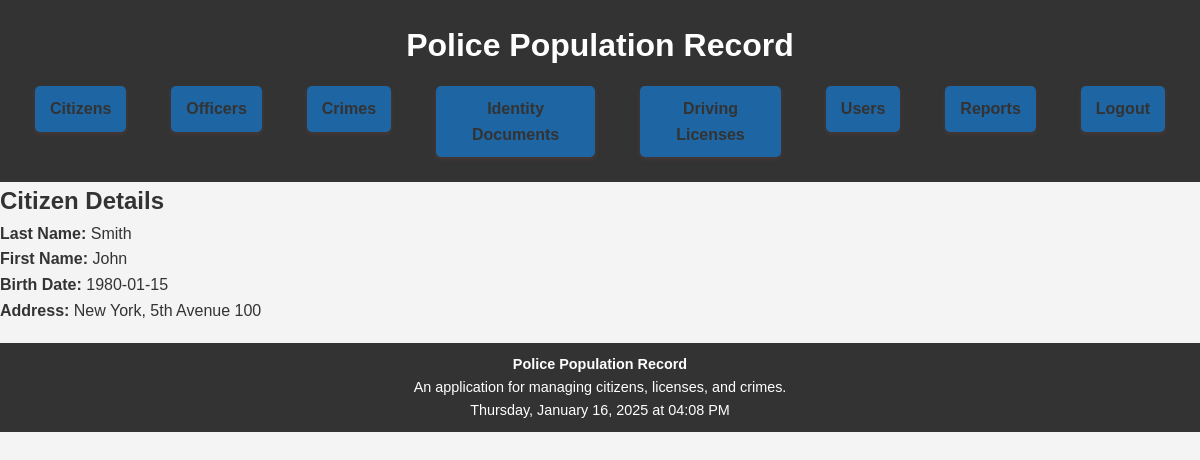
The app's page /pages/citizens_view.php?id=1 (signed in) with its own data.
### tables this page shows
CREATE TABLE `citizens` (
  `Citizen_ID` int(11) NOT NULL,
  `Last_Name` varchar(50) NOT NULL,
  `First_Name` varchar(50) NOT NULL,
  `SSN` char(13) NOT NULL,
  `Birth_Date` date NOT NULL,
  `Address_ID` int(11) DEFAULT NULL
);

### pages/citizens_view.php (the view, shortened to what this page needs)
<?php
include '../config/database.php';
include '../includes/header.php';
if (isset($_GET['id'])) {
    $citizen_id = $_GET['id'];
    $query = "SELECT Citizens.*,
                     CONCAT(Addresses.City, ', ', Addresses.Street, ' ', Addresses.Number) AS Address
              FROM Citizens
              LEFT JOIN Addresses ON Citizens.Address_ID = Addresses.Address_ID
              WHERE Citizen_ID = :id";
    $stmt = $conn->prepare($query);
    $stmt->bindParam(':id', $citizen_id, PDO::PARAM_INT);
    $stmt->execute();
    $citizen = $stmt->fetch(PDO::FETCH_ASSOC);
} else {
    echo "<p style='color: red;'>Citizen ID was not provided.</p>";
    include '../includes/footer.php';
    exit;
}
?>
<h2>Citizen Details</h2>
<p><strong>Last Name:</strong> <?= htmlspecialchars($citizen['Last_Name']); ?></p>
<p><strong>First Name:</strong> <?= htmlspecialchars($citizen['First_Name']); ?></p>
<p><strong>Birth Date:</strong> <?= htmlspecialchars($citizen['Birth_Date']); ?></p>
<p><strong>Address:</strong> <?= htmlspecialchars($citizen['Address']); ?></p>
<?php
include '../includes/footer.php';
?>

### assets/style.css (style rules this page uses)
* { margin: 0; padding: 0; box-sizing: border-box; }
body { font-family: Arial, sans-serif; line-height: 1.6; color: #333; background-color: #f4f4f4; }

### records on screen
citizens: Last_Name "Smith", First_Name "John", Birth_Date "1980-01-15"

### other values on screen
$citizen['Address'] "New York, 5th Avenue 100"
